Frame 1 (no input): blank canvas, image omitted
Frame 60 (the mouse pressed at the canvas centre just before this capture): blank canvas, image omitted
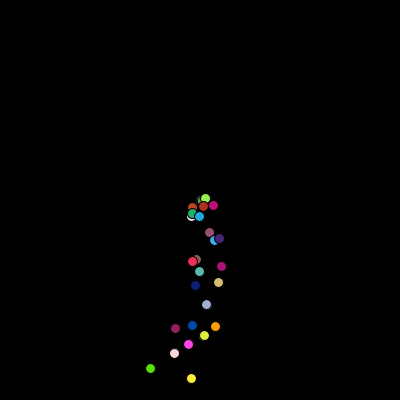
Frame 120 (the mouse held since frame 60 and released just before this capture)

The Processing sketch whose frames 1 and 60 were blank and that drew this single picture after the mouse press (run headless with seeded random() and noise(); from frame 60 on, the mouse is pressed at the canvas centre):

// Processing sketch: version_control_launch_sketch
// ── version_control_launch_sketch.pde
ArrayList<Particle> particles;

void setup(){
 size(400,400);
 particles = new ArrayList<Particle>();
}

void draw(){
  background(0);
  for (int i = particles.size()-1; i > 1; i--){
    particles.get(i).update();
    particles.get(i).display(i);
  }
  if(mousePressed == true) {
    particles.add(new Particle(mouseX, mouseY));
  }
}

// ── particle.pde
class Particle {
  
  PVector position;
  PVector velocity;
  PVector acceleration;
  
  Particle(float x, float y){
    position = new PVector(x, y);
    velocity = new PVector(random(-2, 2), random(-2, 2));
    acceleration = new PVector(0, 0.5);
  }
  
  void update(){
    velocity.add(acceleration);
    position.add(velocity);
  }
  
  void display(int i){
    fill(random(0,255),random(0,255),random(0,255));
    ellipse(position.x, position.y, 10, 10);
    if (position.y>400){
      particles.remove(i);
    }
  }
}
